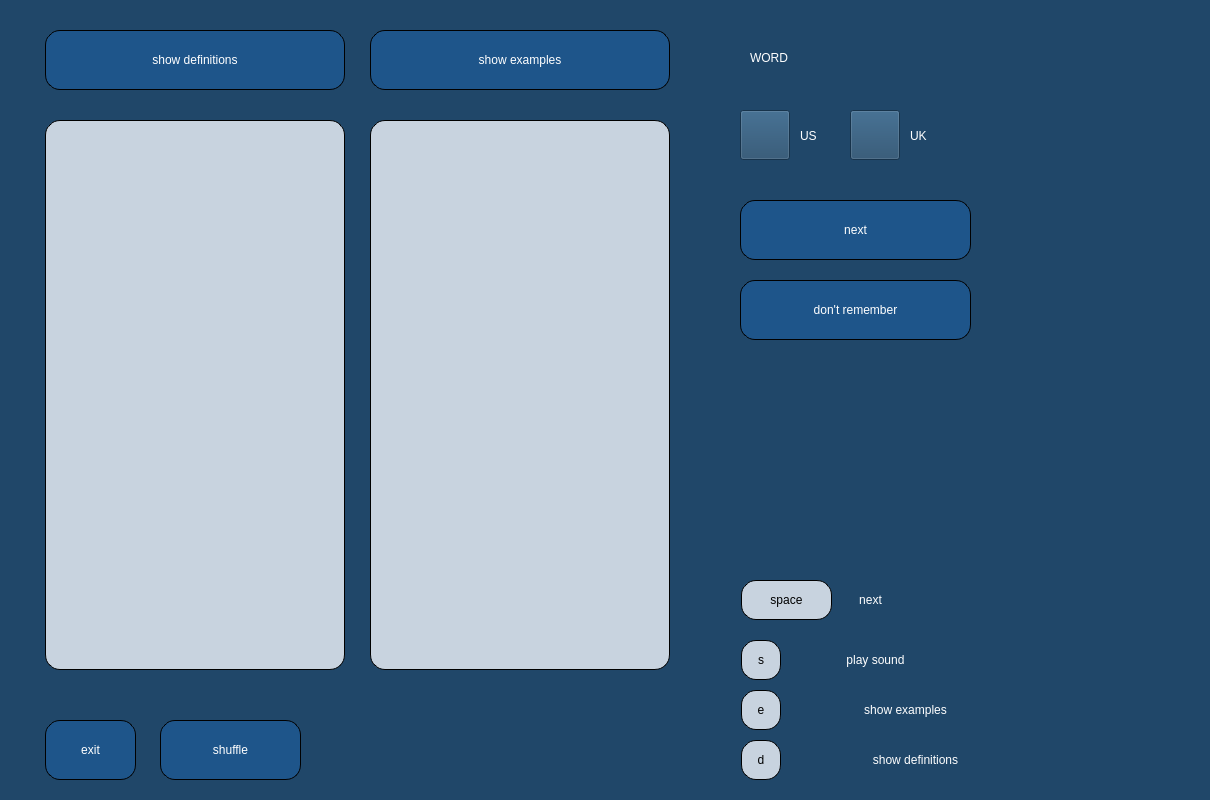
<?xml version="1.0" encoding="UTF-8"?>
<ui version="4.0">
 <class>Dialog</class>
 <widget class="QDialog" name="Dialog">
  <property name="geometry">
   <rect>
    <x>0</x>
    <y>0</y>
    <width>1210</width>
    <height>800</height>
   </rect>
  </property>
  <property name="windowTitle">
   <string>Dialog</string>
  </property>
  <property name="styleSheet">
   <string notr="true">background-color: rgb(32, 71, 105);
border-color: rgb(255, 255, 255);</string>
  </property>
  <widget class="QPushButton" name="show_definitions_button">
   <property name="geometry">
    <rect>
     <x>45</x>
     <y>30</y>
     <width>300</width>
     <height>60</height>
    </rect>
   </property>
   <property name="styleSheet">
    <string notr="true">QPushButton {background-color:rgb(30, 85, 138);
font: 19pt &quot;Yrsa&quot;;
color:white;
selection-background-color: rgb(255, 255, 255);
border-style: outset;
border-width: 1px;
border-radius: 15px;
border-color: black;
padding: 4px;}
QPushButton:hover {background-color: rgb(20, 75, 130);}</string>
   </property>
   <property name="text">
    <string>show definitions</string>
   </property>
  </widget>
  <widget class="QLabel" name="word_line">
   <property name="geometry">
    <rect>
     <x>750</x>
     <y>30</y>
     <width>371</width>
     <height>55</height>
    </rect>
   </property>
   <property name="layoutDirection">
    <enum>Qt::LeftToRight</enum>
   </property>
   <property name="styleSheet">
    <string notr="true">color: rgb(255, 255, 255);
font: 25pt &quot;Yrsa&quot;;</string>
   </property>
   <property name="text">
    <string>WORD</string>
   </property>
  </widget>
  <widget class="QPushButton" name="show_examples_button">
   <property name="geometry">
    <rect>
     <x>370</x>
     <y>30</y>
     <width>300</width>
     <height>60</height>
    </rect>
   </property>
   <property name="styleSheet">
    <string notr="true">QPushButton {background-color:rgb(30, 85, 138);
font: 19pt &quot;Yrsa&quot;;
color:white;
selection-background-color: rgb(255, 255, 255);
border-style: outset;
border-width: 1px;
border-radius: 15px;
border-color: black;
padding: 4px;}
QPushButton:hover {background-color: rgb(20, 75, 130);}</string>
   </property>
   <property name="text">
    <string>show examples</string>
   </property>
  </widget>
  <widget class="QTextEdit" name="definitions_text">
   <property name="geometry">
    <rect>
     <x>45</x>
     <y>120</y>
     <width>300</width>
     <height>550</height>
    </rect>
   </property>
   <property name="styleSheet">
    <string notr="true">background-color:rgb(200, 211, 223);
font: 17pt &quot;Yrsa&quot;;
color:black;
selection-background-color: rgb(255, 255, 255);
border-style: outset;
border-width: 1px;
border-radius: 15px;
border-color: black;
padding: 4px;
selection-color: rgb(101, 145, 232);</string>
   </property>
  </widget>
  <widget class="QTextEdit" name="examples_text">
   <property name="geometry">
    <rect>
     <x>370</x>
     <y>120</y>
     <width>300</width>
     <height>550</height>
    </rect>
   </property>
   <property name="styleSheet">
    <string notr="true">background-color:rgb(200, 211, 223);
font: 17pt &quot;Yrsa&quot;;
color:black;
selection-background-color: rgb(255, 255, 255);
border-style: outset;
border-width: 1px;
border-radius: 15px;
border-color: black;
padding: 4px;
selection-color: rgb(101, 145, 232);</string>
   </property>
  </widget>
  <widget class="QPushButton" name="shuffle_button">
   <property name="geometry">
    <rect>
     <x>160</x>
     <y>720</y>
     <width>141</width>
     <height>60</height>
    </rect>
   </property>
   <property name="styleSheet">
    <string notr="true">QPushButton {background-color:rgb(30, 85, 138);
font: 19pt &quot;Yrsa&quot;;
color:white;
selection-background-color: rgb(255, 255, 255);
border-style: outset;
border-width: 1px;
border-radius: 15px;
border-color: black;
padding: 4px;}
QPushButton:hover {background-color: rgb(20, 75, 130);}</string>
   </property>
   <property name="text">
    <string>shuffle</string>
   </property>
  </widget>
  <widget class="QPushButton" name="next_button">
   <property name="geometry">
    <rect>
     <x>740</x>
     <y>200</y>
     <width>231</width>
     <height>60</height>
    </rect>
   </property>
   <property name="styleSheet">
    <string notr="true">QPushButton {background-color:rgb(30, 85, 138);
font: 19pt &quot;Yrsa&quot;;
color:white;
selection-background-color: rgb(255, 255, 255);
border-style: outset;
border-width: 1px;
border-radius: 15px;
border-color: black;
padding: 4px;}
QPushButton:hover {background-color: rgb(20, 75, 130);}</string>
   </property>
   <property name="text">
    <string>next</string>
   </property>
  </widget>
  <widget class="QPushButton" name="pronunciation_UK">
   <property name="geometry">
    <rect>
     <x>850</x>
     <y>110</y>
     <width>50</width>
     <height>50</height>
    </rect>
   </property>
   <property name="styleSheet">
    <string notr="true">color: rgb(255, 255, 255);
</string>
   </property>
   <property name="text">
    <string/>
   </property>
   <property name="icon">
    <iconset>
     <normalon>../../../.designer/backup/WindowsGraphics</normalon>
     <activeon>:/voiceButtonIcon.png/voiceButtonIcon.png</activeon>
    </iconset>
   </property>
   <property name="iconSize">
    <size>
     <width>40</width>
     <height>40</height>
    </size>
   </property>
   <property name="checkable">
    <bool>false</bool>
   </property>
  </widget>
  <widget class="QLabel" name="pronunciation_UK_text">
   <property name="geometry">
    <rect>
     <x>910</x>
     <y>120</y>
     <width>41</width>
     <height>31</height>
    </rect>
   </property>
   <property name="styleSheet">
    <string notr="true">color: rgb(255, 255, 255);
font: 21pt &quot;Yrsa&quot;;</string>
   </property>
   <property name="text">
    <string>UK</string>
   </property>
  </widget>
  <widget class="QLabel" name="pronunciation_US_text">
   <property name="geometry">
    <rect>
     <x>800</x>
     <y>120</y>
     <width>41</width>
     <height>31</height>
    </rect>
   </property>
   <property name="styleSheet">
    <string notr="true">color: rgb(255, 255, 255);
font: 21pt &quot;Yrsa&quot;;</string>
   </property>
   <property name="text">
    <string>US</string>
   </property>
  </widget>
  <widget class="QPushButton" name="pronunciation_US">
   <property name="geometry">
    <rect>
     <x>740</x>
     <y>110</y>
     <width>50</width>
     <height>50</height>
    </rect>
   </property>
   <property name="styleSheet">
    <string notr="true"/>
   </property>
   <property name="text">
    <string/>
   </property>
   <property name="icon">
    <iconset>
     <normalon>../../../.designer/backup/WindowsGraphics</normalon>
     <activeon>:/voiceButtonIcon.png/voiceButtonIcon.png</activeon>
    </iconset>
   </property>
   <property name="iconSize">
    <size>
     <width>40</width>
     <height>40</height>
    </size>
   </property>
   <property name="checkable">
    <bool>false</bool>
   </property>
  </widget>
  <widget class="QLabel" name="button_e">
   <property name="geometry">
    <rect>
     <x>741</x>
     <y>690</y>
     <width>40</width>
     <height>40</height>
    </rect>
   </property>
   <property name="layoutDirection">
    <enum>Qt::LeftToRight</enum>
   </property>
   <property name="styleSheet">
    <string notr="true">background-color:rgb(200, 211, 223);
font: 19pt &quot;Yrsa&quot;;
color:black;
selection-background-color: rgb(255, 255, 255);
border-style: outset;
border-width: 1px;
border-radius: 15px;
border-color: black;
padding: 4px;
selection-color: rgb(101, 145, 232);</string>
   </property>
   <property name="text">
    <string>e</string>
   </property>
   <property name="alignment">
    <set>Qt::AlignCenter</set>
   </property>
  </widget>
  <widget class="QLabel" name="button_d">
   <property name="geometry">
    <rect>
     <x>741</x>
     <y>740</y>
     <width>40</width>
     <height>40</height>
    </rect>
   </property>
   <property name="layoutDirection">
    <enum>Qt::LeftToRight</enum>
   </property>
   <property name="styleSheet">
    <string notr="true">background-color:rgb(200, 211, 223);
font: 19pt &quot;Yrsa&quot;;
color:black;
selection-background-color: rgb(255, 255, 255);
border-style: outset;
border-width: 1px;
border-radius: 15px;
border-color: black;
padding: 4px;
selection-color: rgb(101, 145, 232);</string>
   </property>
   <property name="text">
    <string>d</string>
   </property>
   <property name="alignment">
    <set>Qt::AlignCenter</set>
   </property>
  </widget>
  <widget class="QLabel" name="button_s">
   <property name="geometry">
    <rect>
     <x>741</x>
     <y>640</y>
     <width>40</width>
     <height>40</height>
    </rect>
   </property>
   <property name="layoutDirection">
    <enum>Qt::LeftToRight</enum>
   </property>
   <property name="styleSheet">
    <string notr="true">background-color:rgb(200, 211, 223);
font: 19pt &quot;Yrsa&quot;;
color:black;
selection-background-color: rgb(255, 255, 255);
border-style: outset;
border-width: 1px;
border-radius: 15px;
border-color: black;
padding: 4px;
selection-color: rgb(101, 145, 232);</string>
   </property>
   <property name="text">
    <string>s</string>
   </property>
   <property name="alignment">
    <set>Qt::AlignCenter</set>
   </property>
  </widget>
  <widget class="QLabel" name="button_enter">
   <property name="geometry">
    <rect>
     <x>741</x>
     <y>580</y>
     <width>91</width>
     <height>40</height>
    </rect>
   </property>
   <property name="layoutDirection">
    <enum>Qt::LeftToRight</enum>
   </property>
   <property name="styleSheet">
    <string notr="true">background-color:rgb(200, 211, 223);
font: 19pt &quot;Yrsa&quot;;
color:black;
selection-background-color: rgb(255, 255, 255);
border-style: outset;
border-width: 1px;
border-radius: 15px;
border-color: black;
padding: 4px;
selection-color: rgb(101, 145, 232);</string>
   </property>
   <property name="text">
    <string>space</string>
   </property>
   <property name="alignment">
    <set>Qt::AlignCenter</set>
   </property>
  </widget>
  <widget class="QLabel" name="play_sound_line">
   <property name="geometry">
    <rect>
     <x>800</x>
     <y>640</y>
     <width>151</width>
     <height>40</height>
    </rect>
   </property>
   <property name="styleSheet">
    <string notr="true">color: rgb(255, 255, 255);
font: 21pt &quot;Yrsa&quot;;</string>
   </property>
   <property name="text">
    <string>play sound</string>
   </property>
   <property name="alignment">
    <set>Qt::AlignCenter</set>
   </property>
  </widget>
  <widget class="QLabel" name="show_examples_line">
   <property name="geometry">
    <rect>
     <x>800</x>
     <y>690</y>
     <width>211</width>
     <height>40</height>
    </rect>
   </property>
   <property name="styleSheet">
    <string notr="true">color: rgb(255, 255, 255);
font: 21pt &quot;Yrsa&quot;;</string>
   </property>
   <property name="text">
    <string>show examples</string>
   </property>
   <property name="alignment">
    <set>Qt::AlignCenter</set>
   </property>
  </widget>
  <widget class="QLabel" name="show_definitions_line">
   <property name="geometry">
    <rect>
     <x>800</x>
     <y>740</y>
     <width>231</width>
     <height>40</height>
    </rect>
   </property>
   <property name="styleSheet">
    <string notr="true">color: rgb(255, 255, 255);
font: 21pt &quot;Yrsa&quot;;</string>
   </property>
   <property name="text">
    <string>show definitions</string>
   </property>
   <property name="alignment">
    <set>Qt::AlignCenter</set>
   </property>
  </widget>
  <widget class="QLabel" name="next_line">
   <property name="geometry">
    <rect>
     <x>840</x>
     <y>580</y>
     <width>61</width>
     <height>40</height>
    </rect>
   </property>
   <property name="styleSheet">
    <string notr="true">color: rgb(255, 255, 255);
font: 21pt &quot;Yrsa&quot;;</string>
   </property>
   <property name="text">
    <string>next</string>
   </property>
   <property name="alignment">
    <set>Qt::AlignCenter</set>
   </property>
  </widget>
  <widget class="QPushButton" name="exit_button">
   <property name="geometry">
    <rect>
     <x>45</x>
     <y>720</y>
     <width>91</width>
     <height>60</height>
    </rect>
   </property>
   <property name="styleSheet">
    <string notr="true">QPushButton {background-color:rgb(30, 85, 138);
font: 19pt &quot;Yrsa&quot;;
color:white;
selection-background-color: rgb(255, 255, 255);
border-style: outset;
border-width: 1px;
border-radius: 15px;
border-color: black;
padding: 4px;}
QPushButton:hover {background-color: rgb(20, 75, 130);}</string>
   </property>
   <property name="text">
    <string>exit</string>
   </property>
  </widget>
  <widget class="QPushButton" name="do_not_remember_button">
   <property name="geometry">
    <rect>
     <x>740</x>
     <y>280</y>
     <width>231</width>
     <height>60</height>
    </rect>
   </property>
   <property name="styleSheet">
    <string notr="true">QPushButton {background-color:rgb(30, 85, 138);
font: 19pt &quot;Yrsa&quot;;
color:white;
selection-background-color: rgb(255, 255, 255);
border-style: outset;
border-width: 1px;
border-radius: 15px;
border-color: black;
padding: 4px;}
QPushButton:hover {background-color: rgb(20, 75, 130);}</string>
   </property>
   <property name="text">
    <string>don't remember</string>
   </property>
  </widget>
 </widget>
 <resources/>
 <connections/>
</ui>
